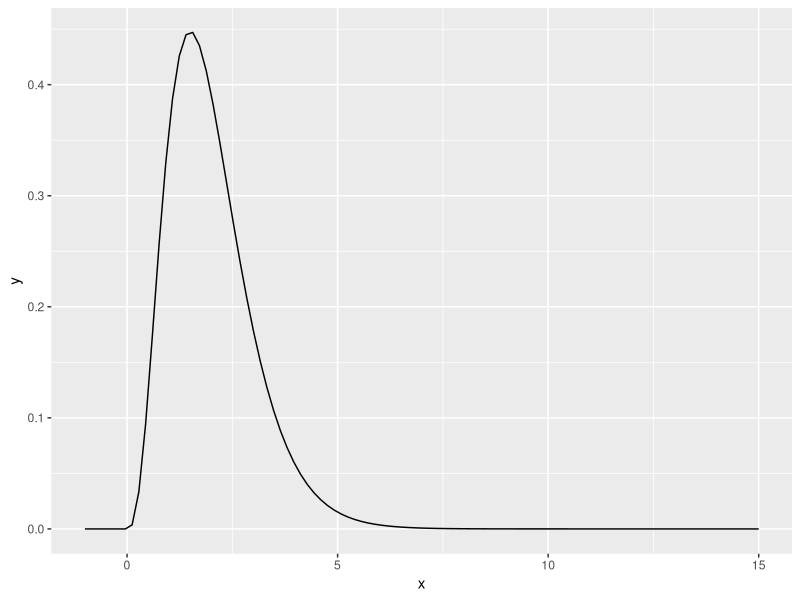

The R source for this figure:
#4-3-3
library(tidyverse)
ggplot(data=data.frame(x=c(-1,15)), aes(x=x)) +
  stat_function(fun=dgamma, args=c(shape=4,rate=2) )


